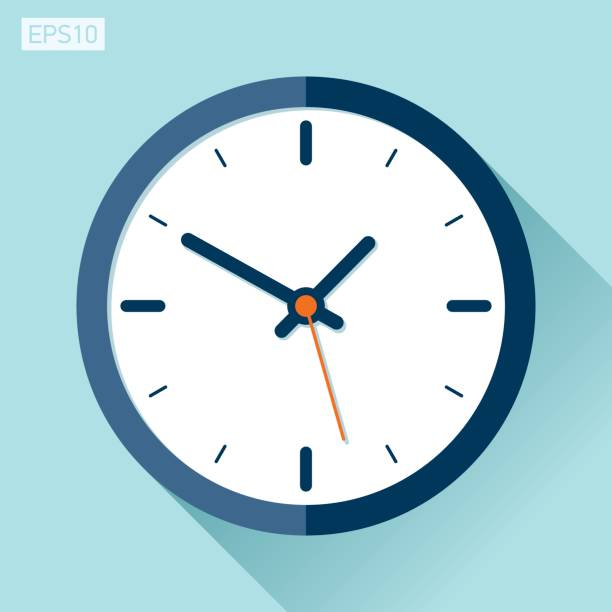
#> input picture unidad2/LABORATORIOS/LAB reloj/reloj6.jpg, 612 x 612 px, found by its file name
$ jupyter execute reloj.ipynb
#> lines starting #> are read from the running program, lines starting #| are printed output that depends on the picture; after the words box and inside, x2 and y2 are one past the last pixel; in counts of white or black regions, pixels touching at a corner belong together
[cell 1]
import numpy as np
import cv2
import matplotlib.pyplot as plt


imagen_bgr = cv2.imread(r"D:\Franz Caballero\Procesamiento de imagenes\Actividades\Ejercicios python\unidad2\LABORATORIOS\LAB reloj\reloj6.jpg")
#> imagen_bgr is the input picture: shape (612, 612, 3); mean B, G, R 219.6, 212.2, 178.1
imagen_rgb = cv2.cvtColor(imagen_bgr, cv2.COLOR_BGR2RGB)

gris = cv2.cvtColor(imagen_bgr, cv2.COLOR_BGR2GRAY)
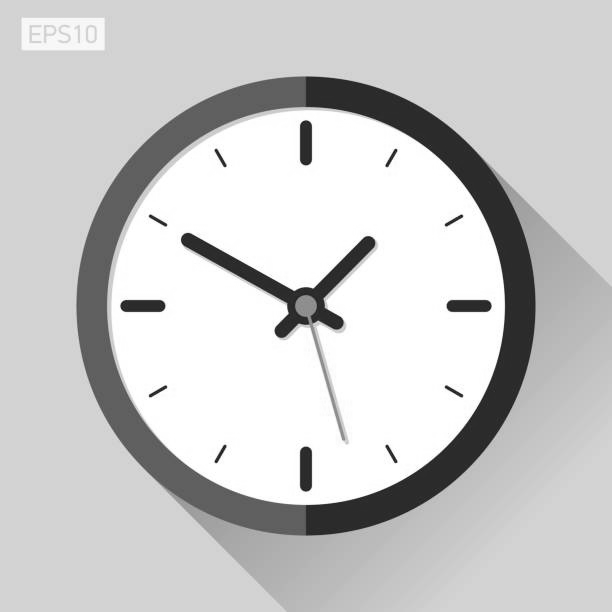
#> gris: shape (612, 612); min 15, max 255, mean 202.9
gris = cv2.GaussianBlur(gris, (5, 5), 1)
gris = cv2.equalizeHist(gris)
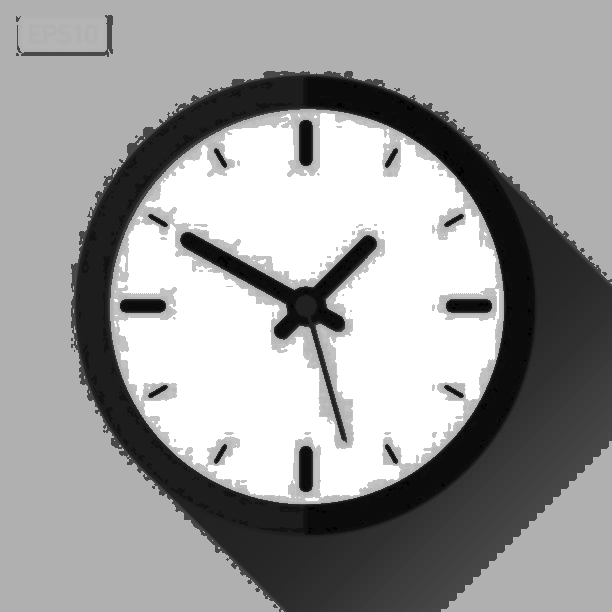
#> gris: shape (612, 612); min 0, max 255, mean 156


bordes = cv2.Canny(gris, 50, 150)
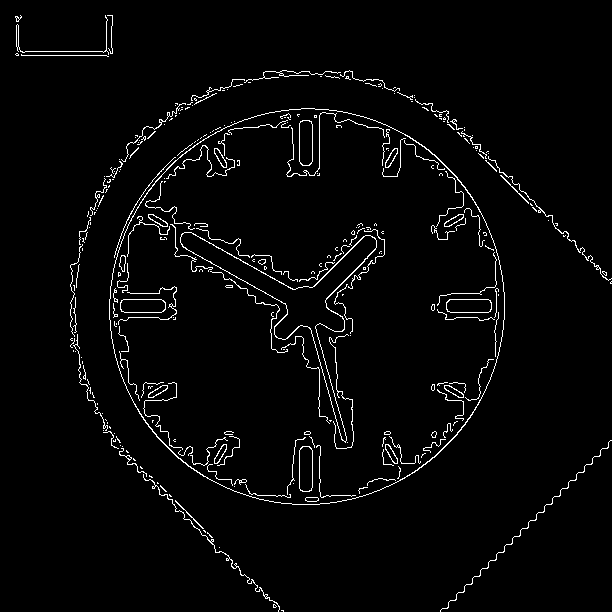
#> bordes: shape (612, 612); 2.9% white in thin lines or dots

# Detección de líneas
lineas = cv2.HoughLinesP(bordes, 1, np.pi/180, threshold=80, minLineLength=50, maxLineGap=1)
#> lineas = [[314, 286, 365, 235], [319, 168, 319, 115], [182, 246, 236, 276], [190, 232, 294, 289], [21, 55, 106, 55], [25, 51, 107, 51], [315, 327, 346, 437]]

# [7 lines of commented-out code are left out]

centro_x = imagen_bgr.shape[1] // 2
#> centro_x = 306
centro_y = imagen_bgr.shape[0] // 2
#> centro_y = 306

def calcular_angulo(x1, y1, x2, y2):
    dist1 = np.hypot(x1 - centro_x, y1 - centro_y)
    dist2 = np.hypot(x2 - centro_x, y2 - centro_y)
    if dist1 > dist2:
        dx = x1 - centro_x
        dy = centro_y - y1
    else:
        dx = x2 - centro_x
        dy = centro_y - y2
    angulo = np.degrees(np.arctan2(dy, dx))
    angulo = (90 - angulo) % 360
    return angulo

manecillas = []
if lineas is not None:
    for linea in lineas:
        x1, y1, x2, y2 = linea[0]
        longitud = np.hypot(x2 - x1, y2 - y1)
        distancia_centro = min(np.hypot(x1 - centro_x, y1 - centro_y),np.hypot(x2 - centro_x, y2 - centro_y))
        # LINEAS CENTRO
        if distancia_centro < 100 and 40 < longitud < 300:
            angulo = calcular_angulo(x1, y1, x2, y2)
            manecillas.append({
                'puntos': (x1, y1, x2, y2),
                'longitud': longitud,
                'angulo': angulo
            })
#> this loop made 7 passes
#> (x1, y1, x2, y2, longitud, distancia_centro, dist1 in calcular_angulo, dist2 in calcular_angulo) on passes 1, 3, 4, 7: (314, 286, 365, 235, 72.12, 21.54, 21.54, 92.31), (182, 246, 236, 276, 61.77, 76.16, 137.8, 76.16), (190, 232, 294, 289, 118.6, 20.81, 137.6, 20.81), (315, 327, 346, 437, 114.3, 22.85, 22.85, 137)
#> (x1, y1, x2, y2, longitud, distancia_centro) on passes 2, 5, 6: (319, 168, 319, 115, 53, 138.6), (21, 55, 106, 55, 85, 320.9), (25, 51, 107, 51, 82, 323.5)
#> after the loop, manecillas = 4 items

if len(manecillas) >= 2:
    # CORTO LARGO
    manecillas.sort(key=lambda x: x['longitud'])
    horario = manecillas[0]
#> horario = {'puntos': (182, 246, 236, 276), 'longitud': 61.77, 'angulo': 295.8}
    minutero = manecillas[1]
#> minutero = {'puntos': (314, 286, 365, 235), 'longitud': 72.12, 'angulo': 39.73}
    segundero = manecillas[-1]
#> segundero = {'puntos': (190, 232, 294, 289), 'longitud': 118.6, 'angulo': 302.5}

    hora = int((horario['angulo'] / 30) % 12)
#> hora = 9
    minutos = int((minutero['angulo'] / 6) % 60)
#> minutos = 6
    segundos = int((segundero['angulo'] / 6) % 60)
#> segundos = 50

    fraccion_hora = (horario['angulo'] / 30) % 12
#> fraccion_hora = 9.86
    if abs(fraccion_hora - hora) > 0.5:
        hora = (hora + 1) % 12
#> hora = 10

    imagen_resultado = imagen_rgb.copy()
   # cv2.circle(imagen_resultado, (centro_x, centro_y), 5, (0, 0, 255), -1)
    cv2.line(imagen_resultado,(horario['puntos'][0], horario['puntos'][1]),(horario['puntos'][2], horario['puntos'][3]), (0, 0, 255), 5)  # horario azul
    cv2.line(imagen_resultado,(minutero['puntos'][0], minutero['puntos'][1]),(minutero['puntos'][2], minutero['puntos'][3]),(0, 255, 0), 5)  # minutero verde
    cv2.line(imagen_resultado,(segundero['puntos'][0], segundero['puntos'][1]),(segundero['puntos'][2], segundero['puntos'][3]),(255, 0, 0), 5)  # segundero rojo
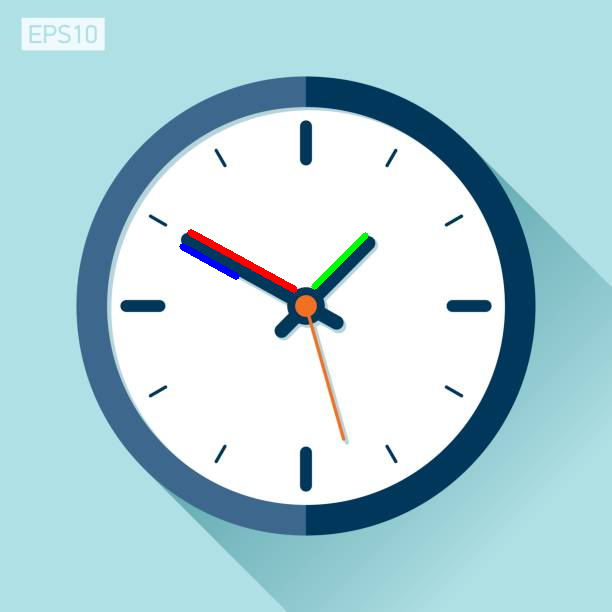
#> imagen_resultado: shape (612, 612, 3); mean R, G, B 177.9, 211.6, 219

    plt.figure(figsize=(10, 10))
    plt.imshow(imagen_resultado)
    plt.title(f'Hora: {hora}:{minutos:02d}:{segundos:02d}')
    plt.show()

$ run again, with unidad2/LABORATORIOS/LAB reloj/reloj3.jpg copied over unidad2/LABORATORIOS/LAB reloj/reloj6.jpg
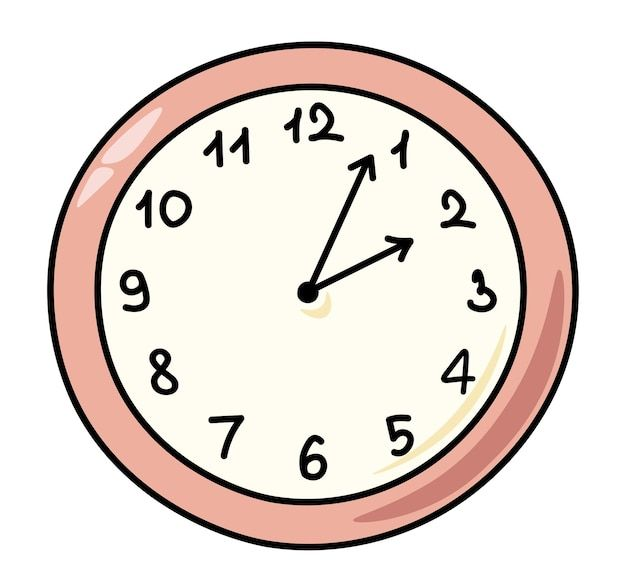
#> input picture unidad2/LABORATORIOS/LAB reloj/reloj3.jpg, 626 x 587 px, found by its file name
#> imagen_bgr is the input picture: shape (587, 626, 3); mean B, G, R 214.7, 221.2, 231.9
#> `bordes = cv2.Canny(gris, 50, 150)`:
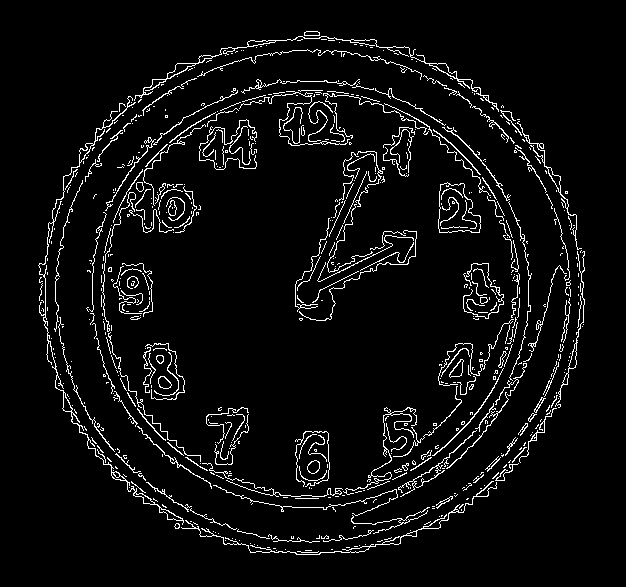
#> bordes: shape (587, 626); 5.2% white in thin lines or dots, all inside (x1, y1, x2, y2) = (38, 31, 585, 555)
#> lineas = [[329, 236, 352, 184], [343, 223, 366, 172], [344, 278, 396, 252]]
#> the loop `for linea in lineas:` made 3 passes
#> (x1, y1, x2, y2, longitud, distancia_centro, dist1 in calcular_angulo, dist2 in calcular_angulo) on passes 1 to 3: (329, 236, 352, 184, 56.86, 59.2, 59.2, 115.8), (343, 223, 366, 172, 55.95, 76.16, 76.16, 132.1), (344, 278, 396, 252, 58.14, 34.44, 34.44, 92.57)
#> after the loop `for linea in lineas:`: manecillas = 3 items
#> horario = {'puntos': (343, 223, 366, 172), 'longitud': 55.95, 'angulo': 23.65}
#> minutero = {'puntos': (329, 236, 352, 184), 'longitud': 56.86, 'angulo': 19.69}
#> segundero = {'puntos': (344, 278, 396, 252), 'longitud': 58.14, 'angulo': 63.71}
#> `hora = int((horario['angulo'] / 30) % 12)`: hora = 0
#> minutos = 3
#> segundos = 10
#> fraccion_hora = 0.788
#> `hora = (hora + 1) % 12`: hora = 1
#> `cv2.line(imagen_resultado,(segundero['puntos'][0], segundero['puntos']..`:
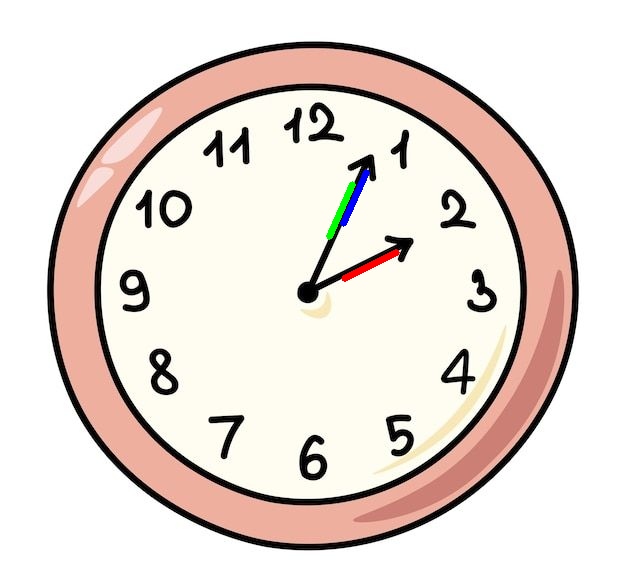
#> imagen_resultado: shape (587, 626, 3); mean R, G, B 231.7, 221, 214.5

$ run again, with unidad2/LABORATORIOS/LAB reloj/reloj4.jpg copied over unidad2/LABORATORIOS/LAB reloj/reloj6.jpg
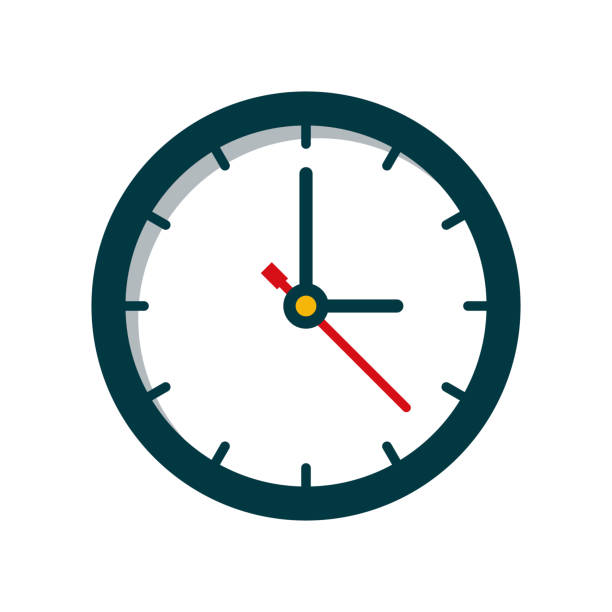
#> input picture unidad2/LABORATORIOS/LAB reloj/reloj4.jpg, 612 x 612 px, found by its file name
#> imagen_bgr is the input picture: shape (612, 612, 3); mean B, G, R 228.1, 226.9, 220.8
#> `bordes = cv2.Canny(gris, 50, 150)`:
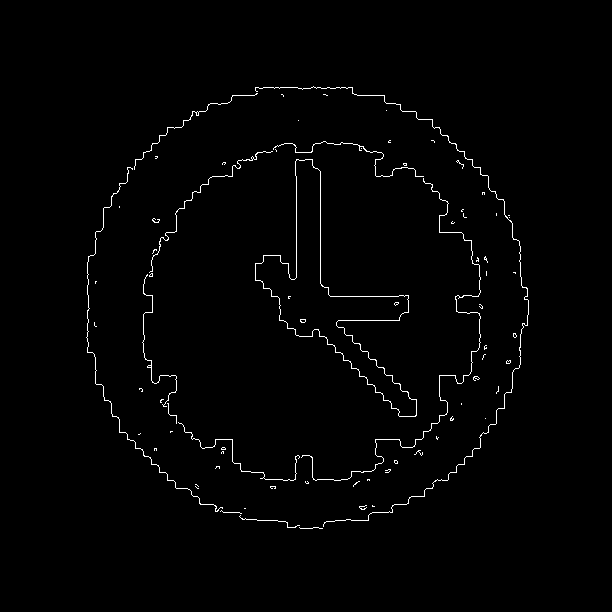
#> bordes: shape (612, 612); 1.2% white in thin lines or dots, all inside (x1, y1, x2, y2) = (86, 86, 529, 529)
#> lineas = [[320, 283, 320, 171], [296, 277, 296, 176], [330, 296, 398, 296]]
#> the loop `for linea in lineas:` made 3 passes
#> (x1, y1, x2, y2, longitud, distancia_centro, dist1 in calcular_angulo, dist2 in calcular_angulo) on passes 1 to 3: (320, 283, 320, 171, 112, 26.93, 26.93, 135.7), (296, 277, 296, 176, 101, 30.68, 30.68, 130.4), (330, 296, 398, 296, 68, 26, 26, 92.54)
#> after the loop `for linea in lineas:`: manecillas = 3 items
#> horario = {'puntos': (330, 296, 398, 296), 'longitud': 68, 'angulo': 83.8}
#> minutero = {'puntos': (296, 277, 296, 176), 'longitud': 101, 'angulo': 355.6}
#> segundero = {'puntos': (320, 283, 320, 171), 'longitud': 112, 'angulo': 5.92}
#> `hora = int((horario['angulo'] / 30) % 12)`: hora = 2
#> minutos = 59
#> segundos = 0
#> fraccion_hora = 2.79
#> `hora = (hora + 1) % 12`: hora = 3
#> `cv2.line(imagen_resultado,(segundero['puntos'][0], segundero['puntos']..`:
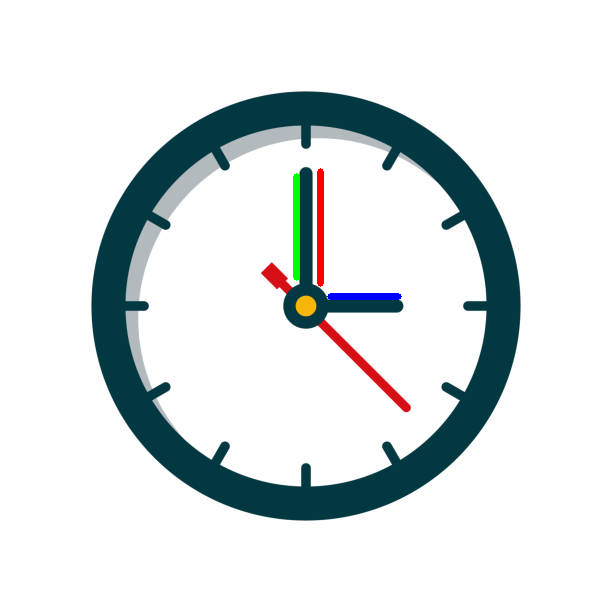
#> imagen_resultado: shape (612, 612, 3); mean R, G, B 220, 226, 227.1

$ run again, with unidad2/LABORATORIOS/LAB reloj/reloj5.jpg copied over unidad2/LABORATORIOS/LAB reloj/reloj6.jpg
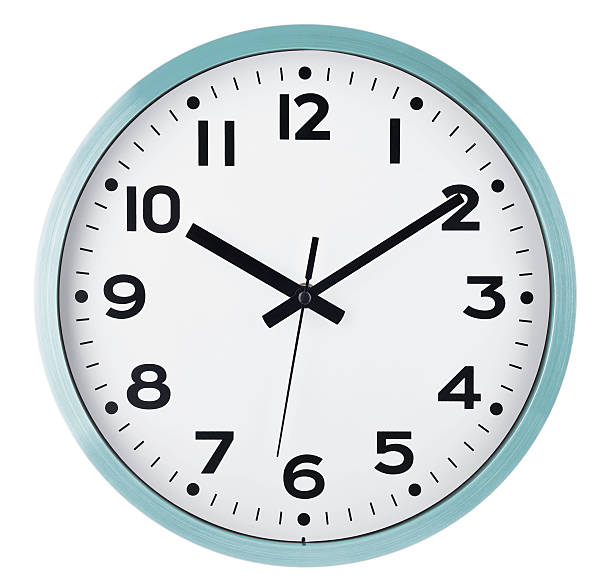
#> input picture unidad2/LABORATORIOS/LAB reloj/reloj5.jpg, 612 x 586 px, found by its file name
#> imagen_bgr is the input picture: shape (586, 612, 3); mean B, G, R 224.8, 223.3, 218.5
#> `bordes = cv2.Canny(gris, 50, 150)`:
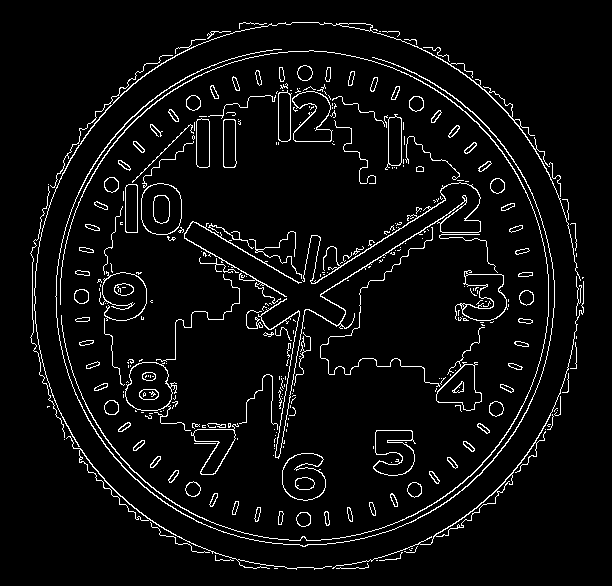
#> bordes: shape (586, 612); 5.1% white in thin lines or dots, all inside (x1, y1, x2, y2) = (30, 22, 584, 570)
#> lineas = [[314, 283, 399, 228], [215, 234, 289, 277], [184, 238, 285, 296], [320, 294, 424, 229], [277, 443, 285, 391], [184, 237, 255, 278], [383, 254, 453, 210]]
#> the loop `for linea in lineas:` made 7 passes
#> (x1, y1, x2, y2, longitud, distancia_centro, dist1 in calcular_angulo, dist2 in calcular_angulo) on passes 1, 2, 3, 4, 6, 7: (314, 283, 399, 228, 101.2, 12.81, 12.81, 113.5), (215, 234, 289, 277, 85.59, 23.35, 108.5, 23.35), (184, 238, 285, 296, 116.5, 21.21, 133.8, 21.21), (320, 294, 424, 229, 122.6, 14.04, 14.04, 134.2), (184, 237, 255, 278, 81.99, 53.16, 134.2, 53.16), (383, 254, 453, 210, 82.68, 86.31, 86.31, 168.8)
#> after the loop `for linea in lineas:`: manecillas = 6 items
#> horario = {'puntos': (184, 237, 255, 278), 'longitud': 81.99, 'angulo': 294.7}
#> minutero = {'puntos': (383, 254, 453, 210), 'longitud': 82.68, 'angulo': 60.55}
#> segundero = {'puntos': (320, 294, 424, 229), 'longitud': 122.6, 'angulo': 61.53}
#> `hora = int((horario['angulo'] / 30) % 12)`: hora = 9
#> minutos = 10
#> fraccion_hora = 9.82
#> `hora = (hora + 1) % 12`: hora = 10
#> `cv2.line(imagen_resultado,(segundero['puntos'][0], segundero['puntos']..`:
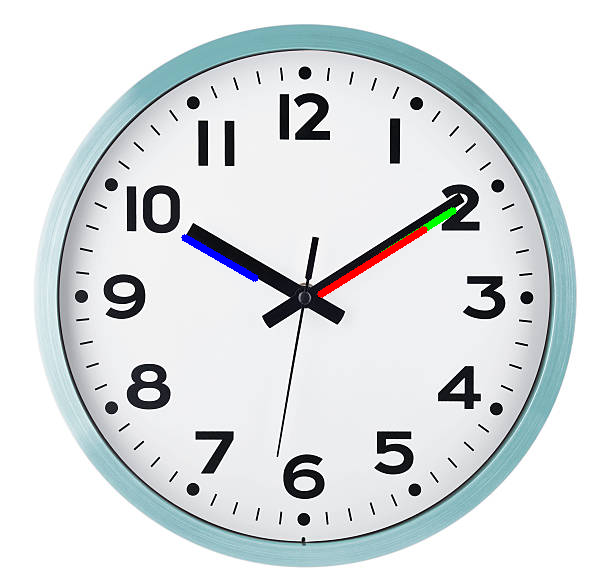
#> imagen_resultado: shape (586, 612, 3); mean R, G, B 218.3, 222.6, 224.4
